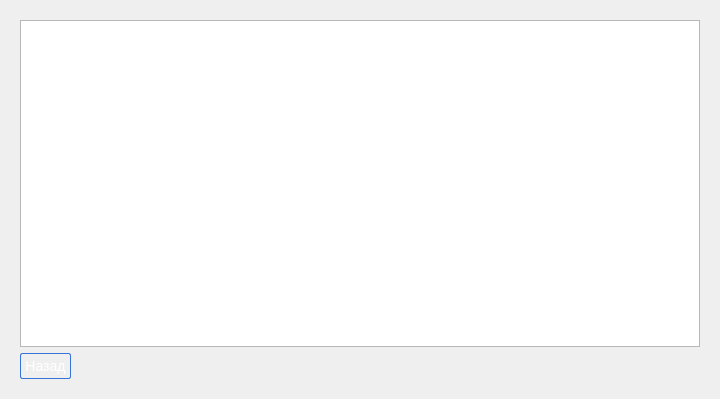
<?xml version="1.0" encoding="UTF-8"?>
<ui version="4.0">
 <class>ManagerForm</class>
 <widget class="QWidget" name="ManagerForm">
  <property name="geometry">
   <rect>
    <x>0</x>
    <y>0</y>
    <width>720</width>
    <height>399</height>
   </rect>
  </property>
  <property name="windowTitle">
   <string>Form</string>
  </property>
  <property name="styleSheet">
   <string notr="true">QPushButton {
    padding:4px;
    color: #fff;
    font-size: 14px;
    border-radius: 2px;
    border: 1px solid #3873d9;
    background-color: qlineargradient( x1: 0, y1: 0, x2: 0, y2: 1,
                                        stop: 0 #4287ff, stop: 1 #356ccc);
 }

QPushButton:pressed {
    color: #111;
    border: 1px solid #3873d9;
    background: #fff;
 }

QMessageBox:QPushButton {
 	padding:4px;
    color: #fff;
    font-size: 14px;
    border-radius: 2px;
    border: 1px solid #3873d9;
    background-color: qlineargradient( x1: 0, y1: 0, x2: 0, y2: 1,
                                        stop: 0 #4287ff, stop: 1 #356ccc);
 }

QMessageBox:QPushButton:pressed {
    color: #111;
    border: 1px solid #3873d9;
    background: #fff;
 }</string>
  </property>
  <layout class="QGridLayout" name="gridLayout">
   <item row="0" column="0">
    <widget class="QStackedWidget" name="stackedWidget">
     <property name="currentIndex">
      <number>7</number>
     </property>
     <widget class="QWidget" name="page">
      <layout class="QGridLayout" name="gridLayout_3">
       <item row="0" column="0">
        <layout class="QVBoxLayout" name="verticalLayout_12">
         <item>
          <widget class="QPushButton" name="bandsButton">
           <property name="text">
            <string>Группы</string>
           </property>
          </widget>
         </item>
         <item>
          <spacer name="verticalSpacer_3">
           <property name="orientation">
            <enum>Qt::Vertical</enum>
           </property>
           <property name="sizeHint" stdset="0">
            <size>
             <width>20</width>
             <height>40</height>
            </size>
           </property>
          </spacer>
         </item>
         <item>
          <widget class="QPushButton" name="hallsButton">
           <property name="text">
            <string>Концертные залы</string>
           </property>
          </widget>
         </item>
         <item>
          <spacer name="verticalSpacer_2">
           <property name="orientation">
            <enum>Qt::Vertical</enum>
           </property>
           <property name="sizeHint" stdset="0">
            <size>
             <width>20</width>
             <height>40</height>
            </size>
           </property>
          </spacer>
         </item>
         <item>
          <widget class="QPushButton" name="concertsButton">
           <property name="text">
            <string>Концерты</string>
           </property>
          </widget>
         </item>
         <item>
          <spacer name="verticalSpacer">
           <property name="orientation">
            <enum>Qt::Vertical</enum>
           </property>
           <property name="sizeHint" stdset="0">
            <size>
             <width>20</width>
             <height>40</height>
            </size>
           </property>
          </spacer>
         </item>
         <item>
          <widget class="QPushButton" name="ordersButton">
           <property name="text">
            <string>Заказы</string>
           </property>
          </widget>
         </item>
         <item>
          <layout class="QHBoxLayout" name="horizontalLayout_18">
           <item>
            <spacer name="horizontalSpacer_12">
             <property name="orientation">
              <enum>Qt::Horizontal</enum>
             </property>
             <property name="sizeHint" stdset="0">
              <size>
               <width>40</width>
               <height>20</height>
              </size>
             </property>
            </spacer>
           </item>
           <item>
            <widget class="QPushButton" name="exitButton">
             <property name="text">
              <string>Выход</string>
             </property>
            </widget>
           </item>
          </layout>
         </item>
        </layout>
       </item>
      </layout>
     </widget>
     <widget class="QWidget" name="page_2">
      <layout class="QGridLayout" name="gridLayout_9">
       <item row="0" column="0">
        <layout class="QHBoxLayout" name="horizontalLayout_2">
         <item>
          <layout class="QVBoxLayout" name="verticalLayout_2">
           <item>
            <widget class="QLabel" name="label">
             <property name="text">
              <string>Список групп:</string>
             </property>
            </widget>
           </item>
           <item>
            <widget class="QTableView" name="bandsView"/>
           </item>
          </layout>
         </item>
         <item>
          <layout class="QVBoxLayout" name="verticalLayout">
           <item>
            <widget class="QLabel" name="bandLogoPic">
             <property name="text">
              <string>Logo</string>
             </property>
             <property name="alignment">
              <set>Qt::AlignCenter</set>
             </property>
            </widget>
           </item>
           <item>
            <widget class="QTabWidget" name="tabWidget">
             <property name="currentIndex">
              <number>3</number>
             </property>
             <widget class="QWidget" name="Tab">
              <attribute name="title">
               <string>Информация</string>
              </attribute>
              <layout class="QGridLayout" name="gridLayout_2">
               <item row="0" column="0">
                <widget class="QTableView" name="bandInfoView">
                 <property name="verticalScrollBarPolicy">
                  <enum>Qt::ScrollBarAsNeeded</enum>
                 </property>
                </widget>
               </item>
              </layout>
             </widget>
             <widget class="QWidget" name="tab_2">
              <attribute name="title">
               <string>Альбомы</string>
              </attribute>
              <layout class="QGridLayout" name="gridLayout_6">
               <item row="0" column="0">
                <widget class="QTableView" name="albumsView"/>
               </item>
               <item row="1" column="0">
                <layout class="QHBoxLayout" name="horizontalLayout_6">
                 <item>
                  <widget class="QPushButton" name="addAlbumButton">
                   <property name="text">
                    <string>Добавить альбом</string>
                   </property>
                  </widget>
                 </item>
                 <item>
                  <spacer name="horizontalSpacer_4">
                   <property name="orientation">
                    <enum>Qt::Horizontal</enum>
                   </property>
                   <property name="sizeHint" stdset="0">
                    <size>
                     <width>40</width>
                     <height>20</height>
                    </size>
                   </property>
                  </spacer>
                 </item>
                </layout>
               </item>
              </layout>
             </widget>
             <widget class="QWidget" name="tab_3">
              <attribute name="title">
               <string>Музыканты</string>
              </attribute>
              <layout class="QGridLayout" name="gridLayout_7">
               <item row="0" column="0">
                <widget class="QTableView" name="musiciansView"/>
               </item>
               <item row="1" column="0">
                <layout class="QHBoxLayout" name="horizontalLayout_7">
                 <item>
                  <widget class="QPushButton" name="addMusicianButton">
                   <property name="text">
                    <string>Добавить музыканта</string>
                   </property>
                  </widget>
                 </item>
                 <item>
                  <spacer name="horizontalSpacer_5">
                   <property name="orientation">
                    <enum>Qt::Horizontal</enum>
                   </property>
                   <property name="sizeHint" stdset="0">
                    <size>
                     <width>40</width>
                     <height>20</height>
                    </size>
                   </property>
                  </spacer>
                 </item>
                </layout>
               </item>
              </layout>
             </widget>
             <widget class="QWidget" name="tab_4">
              <attribute name="title">
               <string>Концерты</string>
              </attribute>
              <layout class="QGridLayout" name="gridLayout_8">
               <item row="0" column="0">
                <widget class="QTableView" name="concertsView"/>
               </item>
              </layout>
             </widget>
            </widget>
           </item>
          </layout>
         </item>
        </layout>
       </item>
       <item row="1" column="0">
        <layout class="QHBoxLayout" name="horizontalLayout">
         <item>
          <widget class="QPushButton" name="addBandButton">
           <property name="text">
            <string>Добавить группу</string>
           </property>
          </widget>
         </item>
         <item>
          <spacer name="horizontalSpacer">
           <property name="orientation">
            <enum>Qt::Horizontal</enum>
           </property>
           <property name="sizeHint" stdset="0">
            <size>
             <width>40</width>
             <height>20</height>
            </size>
           </property>
          </spacer>
         </item>
         <item>
          <widget class="QPushButton" name="bandsBackButton">
           <property name="text">
            <string>Назад</string>
           </property>
          </widget>
         </item>
        </layout>
       </item>
      </layout>
     </widget>
     <widget class="QWidget" name="page_3">
      <layout class="QGridLayout" name="gridLayout_5">
       <item row="0" column="0">
        <layout class="QGridLayout" name="gridLayout_4">
         <item row="0" column="0">
          <layout class="QVBoxLayout" name="verticalLayout_5">
           <item>
            <widget class="QLabel" name="label_2">
             <property name="font">
              <font>
               <pointsize>11</pointsize>
              </font>
             </property>
             <property name="text">
              <string>Название:</string>
             </property>
            </widget>
           </item>
           <item>
            <widget class="QLabel" name="label_3">
             <property name="font">
              <font>
               <pointsize>11</pointsize>
              </font>
             </property>
             <property name="text">
              <string>Страна:</string>
             </property>
            </widget>
           </item>
           <item>
            <widget class="QLabel" name="label_4">
             <property name="font">
              <font>
               <pointsize>11</pointsize>
              </font>
             </property>
             <property name="text">
              <string>Язык:</string>
             </property>
            </widget>
           </item>
          </layout>
         </item>
         <item row="0" column="1">
          <layout class="QVBoxLayout" name="verticalLayout_4">
           <item>
            <widget class="QLineEdit" name="bandTitleEdit">
             <property name="maxLength">
              <number>50</number>
             </property>
            </widget>
           </item>
           <item>
            <widget class="QLineEdit" name="bandCountryEdit">
             <property name="maxLength">
              <number>50</number>
             </property>
            </widget>
           </item>
           <item>
            <widget class="QLineEdit" name="bandLanguageEdit">
             <property name="maxLength">
              <number>50</number>
             </property>
            </widget>
           </item>
          </layout>
         </item>
        </layout>
       </item>
       <item row="1" column="0">
        <layout class="QHBoxLayout" name="horizontalLayout_4">
         <item>
          <layout class="QVBoxLayout" name="verticalLayout_7">
           <item>
            <widget class="QLabel" name="label_5">
             <property name="font">
              <font>
               <pointsize>11</pointsize>
              </font>
             </property>
             <property name="text">
              <string>Информация:</string>
             </property>
            </widget>
           </item>
           <item>
            <widget class="QPlainTextEdit" name="bandInfoTextEdit"/>
           </item>
          </layout>
         </item>
         <item>
          <layout class="QVBoxLayout" name="verticalLayout_6">
           <item>
            <widget class="QLabel" name="label_6">
             <property name="font">
              <font>
               <pointsize>11</pointsize>
              </font>
             </property>
             <property name="text">
              <string>Дата основания:</string>
             </property>
            </widget>
           </item>
           <item>
            <widget class="QCalendarWidget" name="calendarWidget"/>
           </item>
          </layout>
         </item>
        </layout>
       </item>
       <item row="2" column="0">
        <layout class="QHBoxLayout" name="horizontalLayout_3">
         <item>
          <widget class="QLabel" name="label_7">
           <property name="font">
            <font>
             <pointsize>11</pointsize>
            </font>
           </property>
           <property name="text">
            <string>Логотип:</string>
           </property>
          </widget>
         </item>
         <item>
          <widget class="QPushButton" name="bandLogoButton">
           <property name="text">
            <string>Выбрать логотип</string>
           </property>
          </widget>
         </item>
         <item>
          <widget class="QLabel" name="picLabel">
           <property name="text">
            <string/>
           </property>
          </widget>
         </item>
        </layout>
       </item>
       <item row="3" column="0">
        <layout class="QHBoxLayout" name="horizontalLayout_5">
         <item>
          <spacer name="horizontalSpacer_2">
           <property name="orientation">
            <enum>Qt::Horizontal</enum>
           </property>
           <property name="sizeHint" stdset="0">
            <size>
             <width>40</width>
             <height>20</height>
            </size>
           </property>
          </spacer>
         </item>
         <item>
          <widget class="QPushButton" name="confirmAddBandButton">
           <property name="text">
            <string>Добавить</string>
           </property>
          </widget>
         </item>
         <item>
          <widget class="QPushButton" name="cancelAddBandButton">
           <property name="text">
            <string>Отмена</string>
           </property>
          </widget>
         </item>
         <item>
          <spacer name="horizontalSpacer_3">
           <property name="orientation">
            <enum>Qt::Horizontal</enum>
           </property>
           <property name="sizeHint" stdset="0">
            <size>
             <width>40</width>
             <height>20</height>
            </size>
           </property>
          </spacer>
         </item>
        </layout>
       </item>
      </layout>
     </widget>
     <widget class="QWidget" name="page_4">
      <layout class="QGridLayout" name="gridLayout_10">
       <item row="0" column="0">
        <layout class="QHBoxLayout" name="horizontalLayout_9">
         <item>
          <layout class="QVBoxLayout" name="verticalLayout_3">
           <item>
            <widget class="QTableView" name="cityTableView"/>
           </item>
           <item>
            <widget class="QTableView" name="hallNameTableView"/>
           </item>
          </layout>
         </item>
         <item>
          <layout class="QVBoxLayout" name="verticalLayout_8">
           <item>
            <widget class="QLabel" name="hallSchemePic">
             <property name="text">
              <string>Картинка</string>
             </property>
             <property name="alignment">
              <set>Qt::AlignCenter</set>
             </property>
            </widget>
           </item>
           <item>
            <widget class="QTableView" name="hallInfoTableView"/>
           </item>
          </layout>
         </item>
        </layout>
       </item>
       <item row="1" column="0">
        <layout class="QHBoxLayout" name="horizontalLayout_8">
         <item>
          <widget class="QPushButton" name="addHallButton">
           <property name="text">
            <string>Добавить зал</string>
           </property>
          </widget>
         </item>
         <item>
          <spacer name="horizontalSpacer_6">
           <property name="orientation">
            <enum>Qt::Horizontal</enum>
           </property>
           <property name="sizeHint" stdset="0">
            <size>
             <width>40</width>
             <height>20</height>
            </size>
           </property>
          </spacer>
         </item>
         <item>
          <widget class="QPushButton" name="hallsBackButton">
           <property name="text">
            <string>Назад</string>
           </property>
          </widget>
         </item>
        </layout>
       </item>
      </layout>
     </widget>
     <widget class="QWidget" name="page_5">
      <layout class="QGridLayout" name="gridLayout_11">
       <item row="0" column="0">
        <layout class="QHBoxLayout" name="horizontalLayout_11">
         <item>
          <layout class="QVBoxLayout" name="verticalLayout_9">
           <item>
            <widget class="QLabel" name="label_9">
             <property name="font">
              <font>
               <pointsize>11</pointsize>
              </font>
             </property>
             <property name="text">
              <string>Название зала:</string>
             </property>
            </widget>
           </item>
           <item>
            <widget class="QLabel" name="label_14">
             <property name="font">
              <font>
               <pointsize>11</pointsize>
              </font>
             </property>
             <property name="text">
              <string>Город:</string>
             </property>
            </widget>
           </item>
           <item>
            <widget class="QLabel" name="label_10">
             <property name="font">
              <font>
               <pointsize>11</pointsize>
              </font>
             </property>
             <property name="text">
              <string>Адрес:</string>
             </property>
            </widget>
           </item>
           <item>
            <widget class="QLabel" name="label_11">
             <property name="font">
              <font>
               <pointsize>11</pointsize>
              </font>
             </property>
             <property name="text">
              <string>Ближайшее метро:</string>
             </property>
            </widget>
           </item>
           <item>
            <widget class="QLabel" name="label_13">
             <property name="font">
              <font>
               <pointsize>11</pointsize>
              </font>
             </property>
             <property name="text">
              <string>Количество мест танц-партера:</string>
             </property>
            </widget>
           </item>
           <item>
            <widget class="QLabel" name="label_12">
             <property name="font">
              <font>
               <pointsize>11</pointsize>
              </font>
             </property>
             <property name="text">
              <string>Количество посадочных мест:</string>
             </property>
            </widget>
           </item>
          </layout>
         </item>
         <item>
          <layout class="QVBoxLayout" name="verticalLayout_10">
           <item>
            <widget class="QLineEdit" name="hallNameEdit"/>
           </item>
           <item>
            <widget class="QLineEdit" name="hallCityEdit"/>
           </item>
           <item>
            <widget class="QLineEdit" name="hallAddressEdit"/>
           </item>
           <item>
            <widget class="QLineEdit" name="hallMetroEdit"/>
           </item>
           <item>
            <widget class="QSpinBox" name="hallDanceSpinBox">
             <property name="maximum">
              <number>9999</number>
             </property>
            </widget>
           </item>
           <item>
            <widget class="QSpinBox" name="hallSitSpinBox">
             <property name="maximum">
              <number>9999</number>
             </property>
            </widget>
           </item>
          </layout>
         </item>
        </layout>
       </item>
       <item row="1" column="0">
        <layout class="QHBoxLayout" name="horizontalLayout_12">
         <item>
          <widget class="QLabel" name="label_15">
           <property name="font">
            <font>
             <pointsize>11</pointsize>
            </font>
           </property>
           <property name="text">
            <string>Схема зала:</string>
           </property>
          </widget>
         </item>
         <item>
          <widget class="QPushButton" name="hallAddImageButton">
           <property name="text">
            <string>Выбрать изображение</string>
           </property>
          </widget>
         </item>
         <item>
          <widget class="QLabel" name="hallPicLabel">
           <property name="text">
            <string/>
           </property>
           <property name="alignment">
            <set>Qt::AlignCenter</set>
           </property>
          </widget>
         </item>
        </layout>
       </item>
       <item row="2" column="0">
        <layout class="QHBoxLayout" name="horizontalLayout_10">
         <item>
          <spacer name="horizontalSpacer_7">
           <property name="orientation">
            <enum>Qt::Horizontal</enum>
           </property>
           <property name="sizeHint" stdset="0">
            <size>
             <width>40</width>
             <height>20</height>
            </size>
           </property>
          </spacer>
         </item>
         <item>
          <widget class="QPushButton" name="confirmHall">
           <property name="text">
            <string>Добавить</string>
           </property>
          </widget>
         </item>
         <item>
          <widget class="QPushButton" name="hallAddCancelButton">
           <property name="text">
            <string>Отмена</string>
           </property>
          </widget>
         </item>
         <item>
          <spacer name="horizontalSpacer_8">
           <property name="orientation">
            <enum>Qt::Horizontal</enum>
           </property>
           <property name="sizeHint" stdset="0">
            <size>
             <width>40</width>
             <height>20</height>
            </size>
           </property>
          </spacer>
         </item>
        </layout>
       </item>
      </layout>
     </widget>
     <widget class="QWidget" name="page_6">
      <layout class="QGridLayout" name="gridLayout_12">
       <item row="0" column="0">
        <layout class="QHBoxLayout" name="horizontalLayout_16">
         <item>
          <widget class="QTableView" name="concertsTableView"/>
         </item>
         <item>
          <layout class="QVBoxLayout" name="verticalLayout_11">
           <item>
            <layout class="QHBoxLayout" name="horizontalLayout_15">
             <item>
              <widget class="QLabel" name="label_8">
               <property name="font">
                <font>
                 <pointsize>11</pointsize>
                </font>
               </property>
               <property name="text">
                <string>Группа:</string>
               </property>
               <property name="alignment">
                <set>Qt::AlignCenter</set>
               </property>
              </widget>
             </item>
             <item>
              <widget class="QLabel" name="concertsBandLabel">
               <property name="font">
                <font>
                 <pointsize>11</pointsize>
                </font>
               </property>
               <property name="text">
                <string/>
               </property>
               <property name="alignment">
                <set>Qt::AlignCenter</set>
               </property>
              </widget>
             </item>
            </layout>
           </item>
           <item>
            <layout class="QHBoxLayout" name="horizontalLayout_14">
             <item>
              <widget class="QLabel" name="label_17">
               <property name="font">
                <font>
                 <pointsize>11</pointsize>
                </font>
               </property>
               <property name="text">
                <string>Площадка:</string>
               </property>
               <property name="alignment">
                <set>Qt::AlignCenter</set>
               </property>
              </widget>
             </item>
             <item>
              <widget class="QLabel" name="concertsHallLabel">
               <property name="font">
                <font>
                 <pointsize>11</pointsize>
                </font>
               </property>
               <property name="text">
                <string/>
               </property>
               <property name="alignment">
                <set>Qt::AlignCenter</set>
               </property>
              </widget>
             </item>
            </layout>
           </item>
          </layout>
         </item>
        </layout>
       </item>
       <item row="1" column="0">
        <layout class="QHBoxLayout" name="horizontalLayout_13">
         <item>
          <widget class="QPushButton" name="addConcertButton">
           <property name="text">
            <string>Добавить концерт</string>
           </property>
          </widget>
         </item>
         <item>
          <spacer name="horizontalSpacer_9">
           <property name="orientation">
            <enum>Qt::Horizontal</enum>
           </property>
           <property name="sizeHint" stdset="0">
            <size>
             <width>40</width>
             <height>20</height>
            </size>
           </property>
          </spacer>
         </item>
         <item>
          <widget class="QPushButton" name="concertsBackButton">
           <property name="text">
            <string>Назад</string>
           </property>
          </widget>
         </item>
        </layout>
       </item>
      </layout>
     </widget>
     <widget class="QWidget" name="page_7">
      <layout class="QGridLayout" name="gridLayout_14">
       <item row="0" column="0">
        <layout class="QGridLayout" name="gridLayout_13">
         <item row="7" column="0">
          <widget class="QLabel" name="label_24">
           <property name="font">
            <font>
             <pointsize>11</pointsize>
            </font>
           </property>
           <property name="text">
            <string>Цена танц-партера</string>
           </property>
          </widget>
         </item>
         <item row="0" column="2">
          <widget class="QLineEdit" name="concertTitleLineEdit"/>
         </item>
         <item row="1" column="2">
          <widget class="QDateEdit" name="concertDateEdit"/>
         </item>
         <item row="2" column="2">
          <widget class="QTimeEdit" name="concertTimeEdit"/>
         </item>
         <item row="4" column="2">
          <widget class="QSpinBox" name="concertAgeEdit"/>
         </item>
         <item row="1" column="0">
          <widget class="QLabel" name="label_18">
           <property name="font">
            <font>
             <pointsize>11</pointsize>
            </font>
           </property>
           <property name="text">
            <string>Дата:</string>
           </property>
          </widget>
         </item>
         <item row="6" column="2">
          <widget class="QComboBox" name="hallsComboBox"/>
         </item>
         <item row="3" column="2">
          <widget class="QTimeEdit" name="concertDurationEdit"/>
         </item>
         <item row="0" column="0">
          <widget class="QLabel" name="label_16">
           <property name="font">
            <font>
             <pointsize>11</pointsize>
            </font>
           </property>
           <property name="text">
            <string>Название концерта:</string>
           </property>
          </widget>
         </item>
         <item row="5" column="2">
          <widget class="QComboBox" name="bandsComboBox"/>
         </item>
         <item row="5" column="0">
          <widget class="QLabel" name="label_22">
           <property name="font">
            <font>
             <pointsize>11</pointsize>
            </font>
           </property>
           <property name="text">
            <string>Группа:</string>
           </property>
          </widget>
         </item>
         <item row="9" column="0">
          <widget class="QLabel" name="label_25">
           <property name="font">
            <font>
             <pointsize>11</pointsize>
            </font>
           </property>
           <property name="text">
            <string>Цена VIP:</string>
           </property>
          </widget>
         </item>
         <item row="2" column="0">
          <widget class="QLabel" name="label_19">
           <property name="font">
            <font>
             <pointsize>11</pointsize>
            </font>
           </property>
           <property name="text">
            <string>Время:</string>
           </property>
          </widget>
         </item>
         <item row="6" column="0">
          <widget class="QLabel" name="label_23">
           <property name="font">
            <font>
             <pointsize>11</pointsize>
            </font>
           </property>
           <property name="text">
            <string>Площадка:</string>
           </property>
          </widget>
         </item>
         <item row="4" column="0" colspan="2">
          <widget class="QLabel" name="label_21">
           <property name="font">
            <font>
             <pointsize>11</pointsize>
            </font>
           </property>
           <property name="text">
            <string>Возрастное ограничение:</string>
           </property>
          </widget>
         </item>
         <item row="3" column="0">
          <widget class="QLabel" name="label_20">
           <property name="font">
            <font>
             <pointsize>11</pointsize>
            </font>
           </property>
           <property name="text">
            <string>Продолжительность:</string>
           </property>
          </widget>
         </item>
         <item row="7" column="2">
          <widget class="QLineEdit" name="danceCostEdit"/>
         </item>
         <item row="9" column="2">
          <widget class="QLineEdit" name="vipCostEdit"/>
         </item>
        </layout>
       </item>
       <item row="1" column="0">
        <layout class="QHBoxLayout" name="horizontalLayout_17">
         <item>
          <spacer name="horizontalSpacer_10">
           <property name="orientation">
            <enum>Qt::Horizontal</enum>
           </property>
           <property name="sizeHint" stdset="0">
            <size>
             <width>40</width>
             <height>20</height>
            </size>
           </property>
          </spacer>
         </item>
         <item>
          <widget class="QPushButton" name="confirmAddConcertButton">
           <property name="text">
            <string>Добавить</string>
           </property>
          </widget>
         </item>
         <item>
          <widget class="QPushButton" name="addConcertCancelButton">
           <property name="text">
            <string>Отмена</string>
           </property>
          </widget>
         </item>
         <item>
          <spacer name="horizontalSpacer_11">
           <property name="orientation">
            <enum>Qt::Horizontal</enum>
           </property>
           <property name="sizeHint" stdset="0">
            <size>
             <width>40</width>
             <height>20</height>
            </size>
           </property>
          </spacer>
         </item>
        </layout>
       </item>
      </layout>
     </widget>
     <widget class="QWidget" name="page_8">
      <layout class="QGridLayout" name="gridLayout_15">
       <item row="0" column="0">
        <widget class="QTableView" name="ordersTableView"/>
       </item>
       <item row="1" column="0">
        <layout class="QHBoxLayout" name="horizontalLayout_19">
         <item>
          <widget class="QPushButton" name="ordersBackButton">
           <property name="text">
            <string>Назад</string>
           </property>
          </widget>
         </item>
         <item>
          <spacer name="horizontalSpacer_13">
           <property name="orientation">
            <enum>Qt::Horizontal</enum>
           </property>
           <property name="sizeHint" stdset="0">
            <size>
             <width>40</width>
             <height>20</height>
            </size>
           </property>
          </spacer>
         </item>
        </layout>
       </item>
      </layout>
     </widget>
    </widget>
   </item>
  </layout>
 </widget>
 <resources/>
 <connections/>
</ui>
